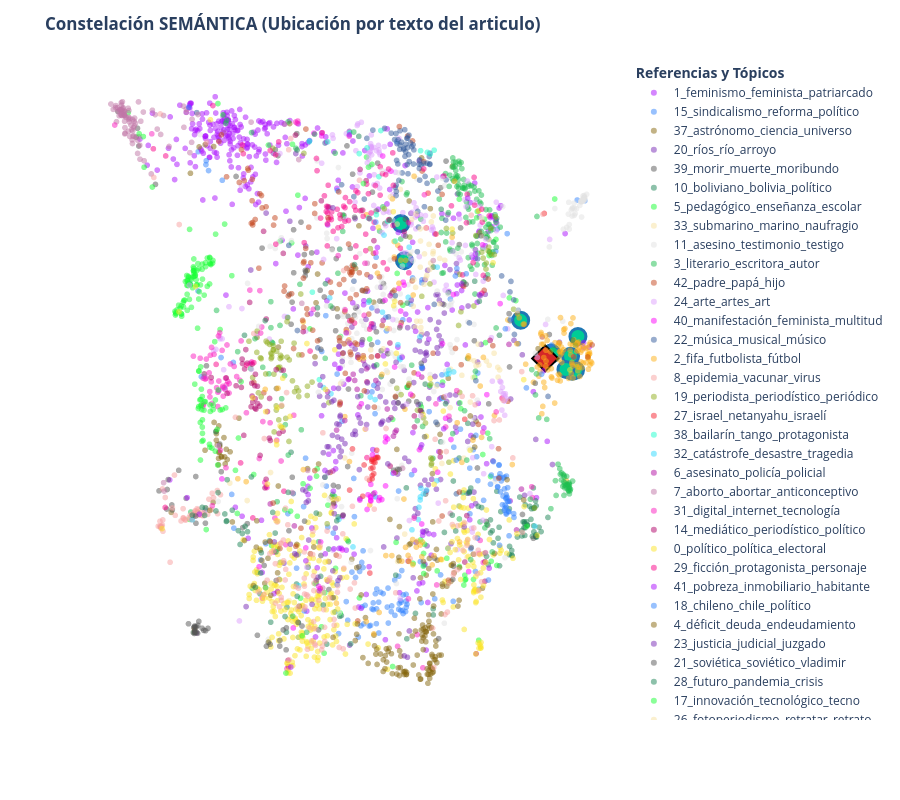
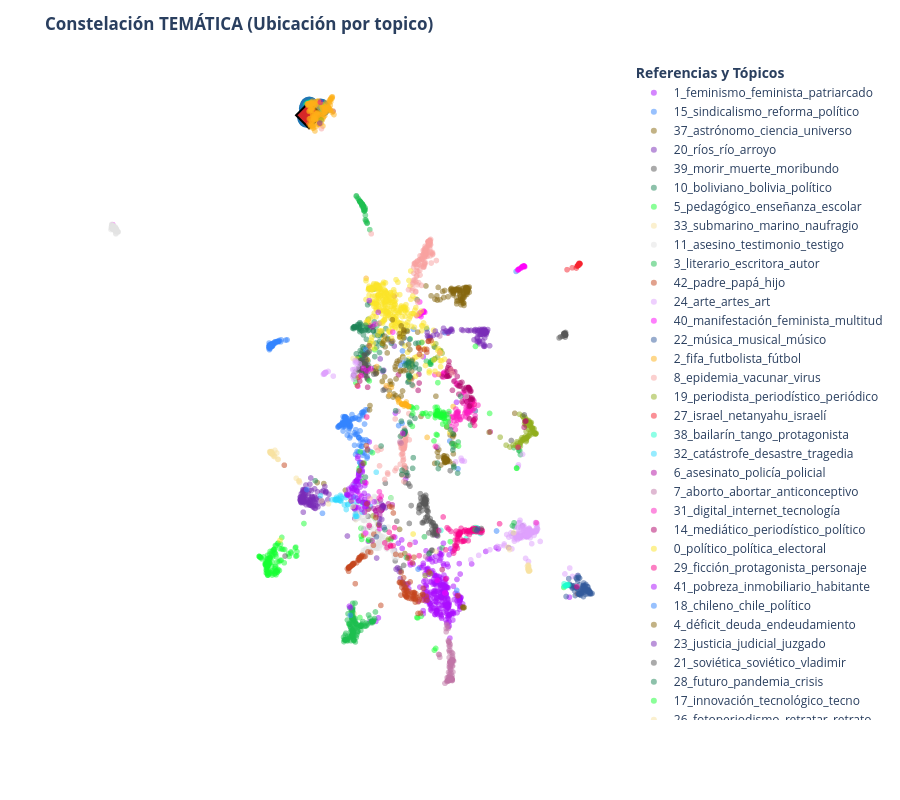

Source (notebook cell) for these figures, in order:
### Code cell
DOC_ID_A_CONSULTAR = 150
df_similares = recomendar_similares_por_topico(DOC_ID_A_CONSULTAR, top_n=10)
display(df_similares)

# Gráfico 1: El texto crudo
fig_semantico = visualizar_constelacion_color(
    DOC_ID_A_CONSULTAR, df_similares, 
    col_x="umap_sem_x", col_y="umap_sem_y", 
    titulo_grafico="Constelación SEMÁNTICA (Ubicación por texto del articulo)"
)
fig_semantico.show()

# Gráfico 2: La receta de temas
fig_tematico = visualizar_constelacion_color(
    DOC_ID_A_CONSULTAR, df_similares, 
    col_x="umap_tem_x", col_y="umap_tem_y", 
    titulo_grafico="Constelación TEMÁTICA (Ubicación por topico)"
)
fig_tematico.show()
